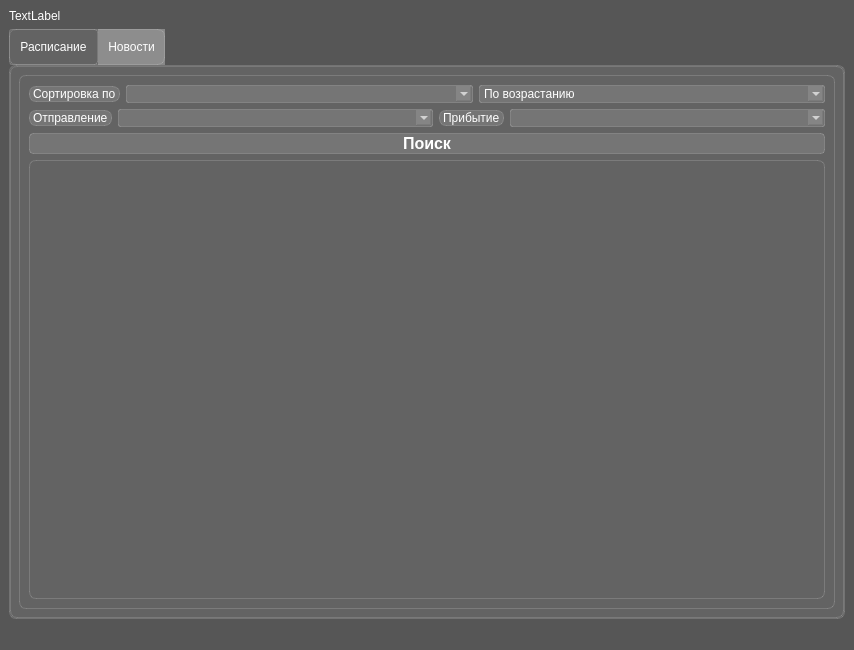
<?xml version="1.0" encoding="UTF-8"?>
<ui version="4.0">
 <class>MainWindow</class>
 <widget class="QMainWindow" name="MainWindow">
  <property name="geometry">
   <rect>
    <x>0</x>
    <y>0</y>
    <width>854</width>
    <height>650</height>
   </rect>
  </property>
  <property name="font">
   <font>
    <pointsize>12</pointsize>
    <bold>true</bold>
   </font>
  </property>
  <property name="windowTitle">
   <string>MainWindow</string>
  </property>
  <property name="styleSheet">
   <string notr="true">background-color: rgb(86, 86, 86); color: white;
/*
qlineargradient(spread:pad, x1:1, y1:1, x2:0, y2:0, stop:0 rgba(81, 0, 135, 255), stop:0.427447 rgba(41, 61, 132, 235), stop:1 rgba(155, 79, 165, 255));
*/
</string>
  </property>
  <widget class="QWidget" name="centralwidget">
   <layout class="QGridLayout" name="gridLayout">
    <item row="2" column="0">
     <widget class="QTabWidget" name="tabWidget">
      <property name="enabled">
       <bool>true</bool>
      </property>
      <property name="styleSheet">
       <string notr="true">QTabBar::tab { background: rgba(255, 255, 255, 75); color: white; padding: 10px; } 
      QTabBar::tab:selected { background: rgba(255, 255, 255, 10); 
					  						 border: 1px solid rgba(255, 255, 255, 40);
											 border-radius: 3px;} 
      QTabWidget::pane { border: 0; } 
      QWidget { background: rgba(255, 255, 255, 10); 
						 border: 1px solid rgba(255, 255, 255, 40);
						 border-radius: 7px; } 
/*Qtabbar: rgba(255, 255, 255, 30); border: 1px solid rgba(255, 255, 255, 40);
border: 1px solid rgba(255, 255, 255, 40);
border-radius: 7px;*/</string>
      </property>
      <property name="currentIndex">
       <number>0</number>
      </property>
      <widget class="QWidget" name="tab_rasp">
       <attribute name="title">
        <string>Расписание</string>
       </attribute>
       <layout class="QGridLayout" name="gridLayout_2">
        <item row="0" column="0">
         <widget class="QFrame" name="frame">
          <property name="styleSheet">
           <string notr="true">background-color: rgba(255, 255, 255, 0);</string>
          </property>
          <layout class="QVBoxLayout" name="verticalLayout">
           <item>
            <layout class="QHBoxLayout" name="horizontalLayout_3">
             <item>
              <widget class="QLabel" name="label_sort">
               <property name="sizePolicy">
                <sizepolicy hsizetype="Maximum" vsizetype="Maximum">
                 <horstretch>0</horstretch>
                 <verstretch>0</verstretch>
                </sizepolicy>
               </property>
               <property name="styleSheet">
                <string notr="true">background-color: rgba(255, 255, 255, 30); border: 1px solid rgba(255, 255, 255, 40);
border-radius: 7px; color: white;</string>
               </property>
               <property name="text">
                <string>Сортировка по</string>
               </property>
              </widget>
             </item>
             <item>
              <widget class="QComboBox" name="comboBox_sort_col">
               <property name="styleSheet">
                <string notr="true">background-color: rgba(255, 255, 255, 30); border: 1px solid rgba(255, 255, 255, 40);
border-radius: 2px; color: white;</string>
               </property>
              </widget>
             </item>
             <item>
              <widget class="QComboBox" name="comboBox_sort_spos">
               <property name="styleSheet">
                <string notr="true">background-color: rgba(255, 255, 255, 30); border: 1px solid rgba(255, 255, 255, 40);
border-radius: 2px; color: white;</string>
               </property>
               <item>
                <property name="text">
                 <string>По возрастанию</string>
                </property>
               </item>
               <item>
                <property name="text">
                 <string>По убыванию</string>
                </property>
               </item>
              </widget>
             </item>
            </layout>
           </item>
           <item>
            <layout class="QHBoxLayout" name="horizontalLayout">
             <item>
              <widget class="QLabel" name="label_otp">
               <property name="sizePolicy">
                <sizepolicy hsizetype="Maximum" vsizetype="Maximum">
                 <horstretch>0</horstretch>
                 <verstretch>0</verstretch>
                </sizepolicy>
               </property>
               <property name="styleSheet">
                <string notr="true">background-color: rgba(255, 255, 255, 30); border: 1px solid rgba(255, 255, 255, 40);
border-radius: 7px; color: white;</string>
               </property>
               <property name="text">
                <string>Отправление</string>
               </property>
              </widget>
             </item>
             <item>
              <widget class="QComboBox" name="comboBox_otp">
               <property name="styleSheet">
                <string notr="true">background-color: rgba(255, 255, 255, 30); border: 1px solid rgba(255, 255, 255, 40);
border-radius: 2px; color: white;</string>
               </property>
              </widget>
             </item>
             <item>
              <widget class="QLabel" name="label_prib">
               <property name="sizePolicy">
                <sizepolicy hsizetype="Maximum" vsizetype="Maximum">
                 <horstretch>0</horstretch>
                 <verstretch>0</verstretch>
                </sizepolicy>
               </property>
               <property name="styleSheet">
                <string notr="true">background-color: rgba(255, 255, 255, 30); border: 1px solid rgba(255, 255, 255, 40);
border-radius: 7px; color: white;</string>
               </property>
               <property name="text">
                <string>Прибытие</string>
               </property>
              </widget>
             </item>
             <item>
              <widget class="QComboBox" name="comboBox_prib">
               <property name="styleSheet">
                <string notr="true">background-color: rgba(255, 255, 255, 30); border: 1px solid rgba(255, 255, 255, 40);
border-radius: 2px; color: white;</string>
               </property>
              </widget>
             </item>
            </layout>
           </item>
           <item>
            <widget class="QPushButton" name="start_but">
             <property name="font">
              <font>
               <pointsize>12</pointsize>
               <bold>true</bold>
              </font>
             </property>
             <property name="styleSheet">
              <string notr="true">background-color: rgba(255, 255, 255, 30); border: 1px solid rgba(255, 255, 255, 40);
border-radius: 4px; color: white;</string>
             </property>
             <property name="text">
              <string>Поиск</string>
             </property>
            </widget>
           </item>
           <item>
            <widget class="QTableWidget" name="tableWidget">
             <property name="font">
              <font>
               <pointsize>12</pointsize>
               <bold>true</bold>
              </font>
             </property>
             <property name="styleSheet">
              <string notr="true">QTableView (
background-color: rgba(255, 255, 255, 30); border: 1px solid rgba(255, 255, 255, 40); border-bottom-right-radius: 7px; border-bottom-left-radius: 7px; }

QTableView::section {
background-color: rgba(53, 53, 53);
color: white;
border: none;
height: 50px;
}
QTableView::item {
border-style: none;
border-bottom: rgba(255, 255, 255, 50); }

QTableView::item:selected {
border: none;
color: rgba(255, 255, 255);
background-color: rgba(255, 255, 255, 50);
})</string>
             </property>
             <property name="showGrid">
              <bool>false</bool>
             </property>
             <property name="rowCount">
              <number>0</number>
             </property>
             <property name="columnCount">
              <number>0</number>
             </property>
            </widget>
           </item>
          </layout>
         </widget>
        </item>
       </layout>
      </widget>
      <widget class="QWidget" name="tab_news">
       <attribute name="title">
        <string>Новости</string>
       </attribute>
       <layout class="QGridLayout" name="gridLayout_3">
        <item row="0" column="0">
         <widget class="QFrame" name="frame">
          <property name="styleSheet">
           <string notr="true">background-color: rgba(255, 255, 255, 0);</string>
          </property>
          <layout class="QGridLayout" name="gridLayout_4">
           <item row="0" column="0">
            <layout class="QHBoxLayout" name="horizontalLayout_2">
             <item>
              <widget class="QPushButton" name="updateNews_but">
               <property name="sizePolicy">
                <sizepolicy hsizetype="Minimum" vsizetype="Minimum">
                 <horstretch>0</horstretch>
                 <verstretch>0</verstretch>
                </sizepolicy>
               </property>
               <property name="font">
                <font>
                 <pointsize>12</pointsize>
                 <bold>true</bold>
                </font>
               </property>
               <property name="styleSheet">
                <string notr="true">background-color: rgba(255, 255, 255, 30); border: 1px solid rgba(255, 255, 255, 40);
border-radius: 4px; color: white;</string>
               </property>
               <property name="text">
                <string>Обновить</string>
               </property>
              </widget>
             </item>
             <item>
              <widget class="QLabel" name="label">
               <property name="sizePolicy">
                <sizepolicy hsizetype="Maximum" vsizetype="Maximum">
                 <horstretch>0</horstretch>
                 <verstretch>0</verstretch>
                </sizepolicy>
               </property>
               <property name="text">
                <string>Сортировать</string>
               </property>
              </widget>
             </item>
             <item>
              <widget class="QComboBox" name="comboBox_Sort_News">
               <property name="sizePolicy">
                <sizepolicy hsizetype="Maximum" vsizetype="Maximum">
                 <horstretch>0</horstretch>
                 <verstretch>0</verstretch>
                </sizepolicy>
               </property>
               <property name="minimumSize">
                <size>
                 <width>130</width>
                 <height>0</height>
                </size>
               </property>
               <item>
                <property name="text">
                 <string>Сначала новые</string>
                </property>
               </item>
               <item>
                <property name="text">
                 <string>Сначала старые</string>
                </property>
               </item>
              </widget>
             </item>
             <item>
              <widget class="QLabel" name="label_2">
               <property name="sizePolicy">
                <sizepolicy hsizetype="Maximum" vsizetype="Maximum">
                 <horstretch>0</horstretch>
                 <verstretch>0</verstretch>
                </sizepolicy>
               </property>
               <property name="text">
                <string>Страница</string>
               </property>
              </widget>
             </item>
             <item>
              <widget class="QSpinBox" name="spinBox_News">
               <property name="sizePolicy">
                <sizepolicy hsizetype="Maximum" vsizetype="Maximum">
                 <horstretch>0</horstretch>
                 <verstretch>0</verstretch>
                </sizepolicy>
               </property>
               <property name="minimum">
                <number>1</number>
               </property>
              </widget>
             </item>
            </layout>
           </item>
           <item row="1" column="0">
            <widget class="QListWidget" name="listWidget_News">
             <property name="wordWrap">
              <bool>true</bool>
             </property>
            </widget>
           </item>
          </layout>
         </widget>
        </item>
       </layout>
      </widget>
     </widget>
    </item>
    <item row="1" column="0">
     <widget class="QLabel" name="label_New_News">
      <property name="text">
       <string>TextLabel</string>
      </property>
     </widget>
    </item>
   </layout>
  </widget>
  <widget class="QStatusBar" name="statusbar"/>
 </widget>
 <resources/>
 <connections/>
</ui>
